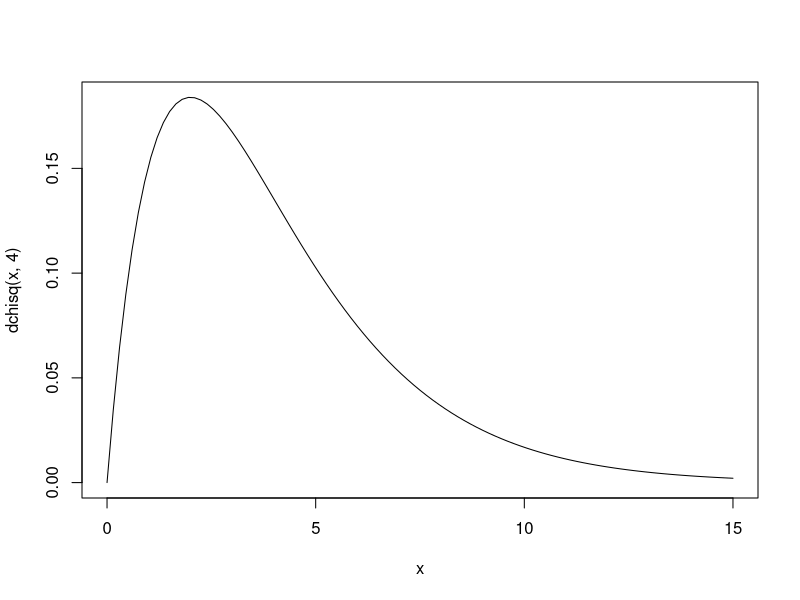
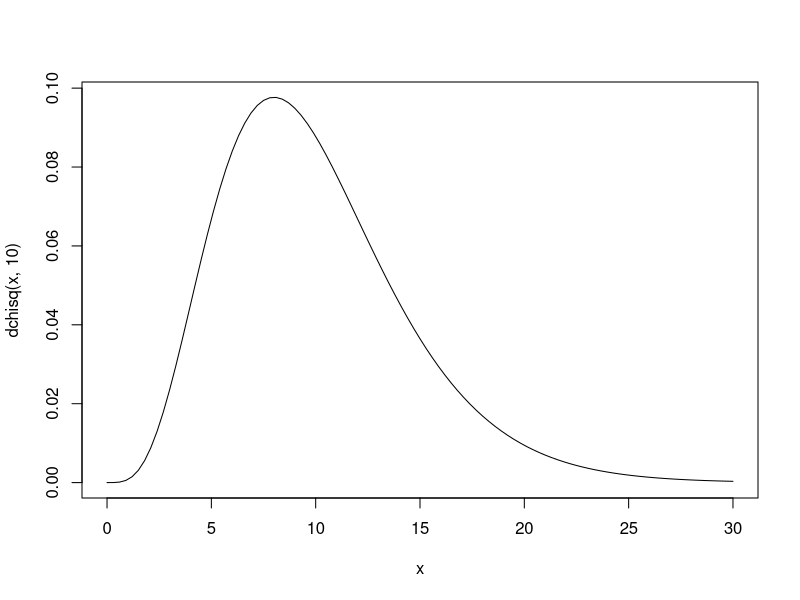
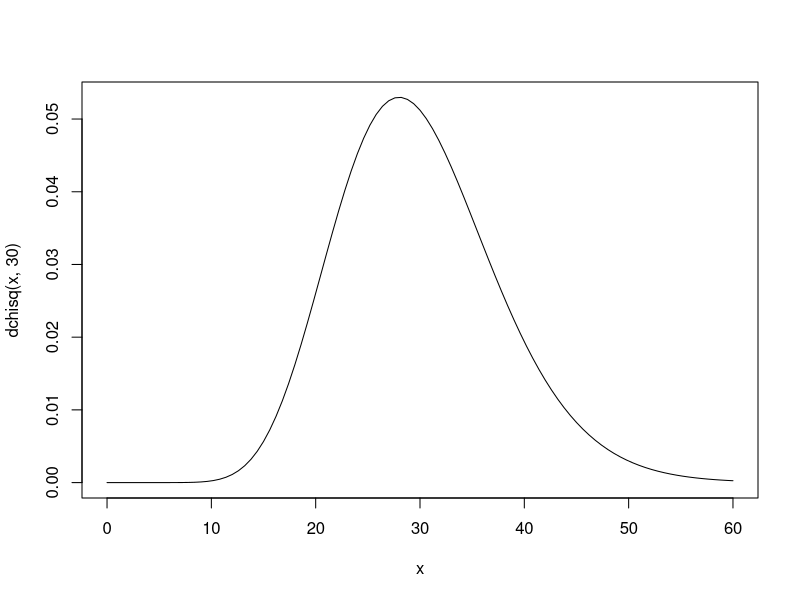
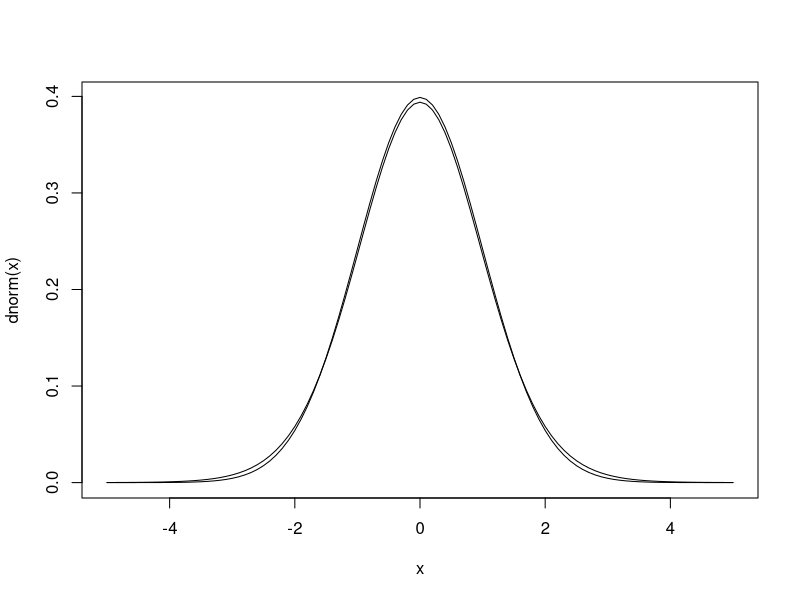

The R source for these figures, in order:
# 연습문제 3번

# x~N(20, 8^2)	n=16	xbar~N(20, (8/4)^2)

# p(xbar >= 23)

1 - pnorm(23, 20, 2)

# p(18 <= xbar <= 21)
pnorm(21, 20, 2) - pnorm(18, 20, 2)

# 5번 x~N(40, 18^2)	n=36		xbar~N(40, (18/6)^2)
pnorm(43, 40, 3) - pnorm(34, 40, 3)

# 6번 x~N(900, 40^2)	n=100		xbar~N(900, 4^2)
#(1) p(x<940)
pnorm(940, 900, 40) * 1000

#(2) p(xbar>905)
1-pnorm(905, 900, 4)

# 13번 x~N(300, 100^2), n=100, Xbar~N(300, 10^2)
# p(xbar>290)
1-pnorm(290, 300, 10)

# 14번 x~N(100, 10^2), n=25, Xbar~N(100, 2^2)
# p(97<=xbar<=102)
pnorm(102, 100, 2) - pnorm(97, 100, 2)

# 15번 x~N(120, 20^2), n=25, Xbar~N(120, 4^2)
# p(xbar>x) = 0.05
qnorm(0.95, 120, 4)

# 분포그래프
curve(dchisq(x, 4), 0, 15)
curve(dchisq(x, 10), 0, 30)
curve(dchisq(x, 30), 0, 60)

curve(dnorm(x), -5, 5)
curve(dt(x, 20), -5, 5, add=T)

# 7번
#(1)
qchisq(0.95, 4)
#(3)
qchisq(0.025, 16)

# 8번
#(2)
1-pchisq(31.4104, 20)	# 자유도를 꼭 써줘야함
#(3)
pchisq(28.4120, 20) - pchisq(9.5908, 20)

# 9번
#(1)
qt(0.95, 6)
#(3)
qt(0.01, 20)

# 10번
#(3)
pt(2.787, 25) - pt(1.708, 25)